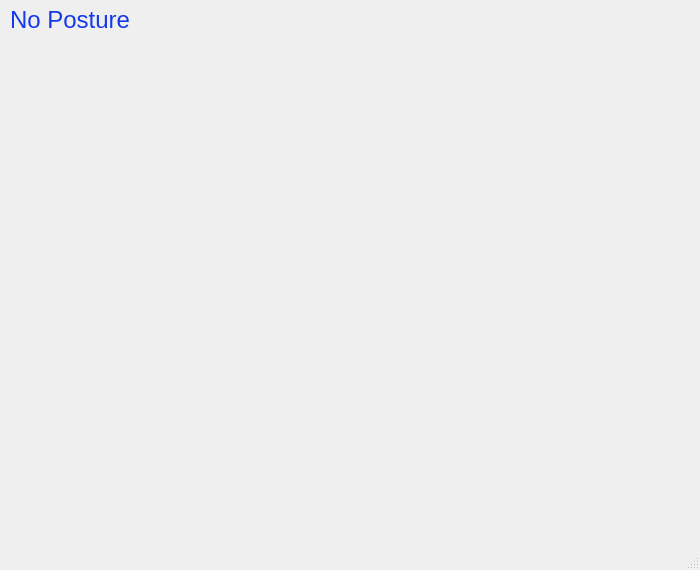
<?xml version="1.0" encoding="UTF-8"?>
<ui version="4.0">
 <class>MainWindow</class>
 <widget class="QMainWindow" name="MainWindow">
  <property name="geometry">
   <rect>
    <x>0</x>
    <y>0</y>
    <width>700</width>
    <height>570</height>
   </rect>
  </property>
  <property name="windowTitle">
   <string>Posture Advisor</string>
  </property>
  <widget class="QWidget" name="centralwidget">
   <widget class="QWidget" name="layoutWidget">
    <property name="geometry">
     <rect>
      <x>10</x>
      <y>40</y>
      <width>825</width>
      <height>482</height>
     </rect>
    </property>
    <layout class="QHBoxLayout" name="horizontalLayout">
     <property name="sizeConstraint">
      <enum>QLayout::SetMaximumSize</enum>
     </property>
     <item>
      <widget class="QLabel" name="frame_label">
       <property name="minimumSize">
        <size>
         <width>640</width>
         <height>480</height>
        </size>
       </property>
       <property name="text">
        <string/>
       </property>
      </widget>
     </item>
    </layout>
   </widget>
   <widget class="QLabel" name="label">
    <property name="geometry">
     <rect>
      <x>10</x>
      <y>0</y>
      <width>211</width>
      <height>41</height>
     </rect>
    </property>
    <property name="text">
     <string>&lt;html&gt;&lt;head/&gt;&lt;body&gt;&lt;p&gt;&lt;span style=&quot; font-size:18pt; color:#1538e8;&quot;&gt;No Posture&lt;/span&gt;&lt;/p&gt;&lt;/body&gt;&lt;/html&gt;</string>
    </property>
    <property name="textFormat">
     <enum>Qt::RichText</enum>
    </property>
   </widget>
  </widget>
  <widget class="QMenuBar" name="menubar">
   <property name="geometry">
    <rect>
     <x>0</x>
     <y>0</y>
     <width>700</width>
     <height>21</height>
    </rect>
   </property>
  </widget>
  <widget class="QStatusBar" name="statusbar"/>
 </widget>
 <resources/>
 <connections/>
</ui>
